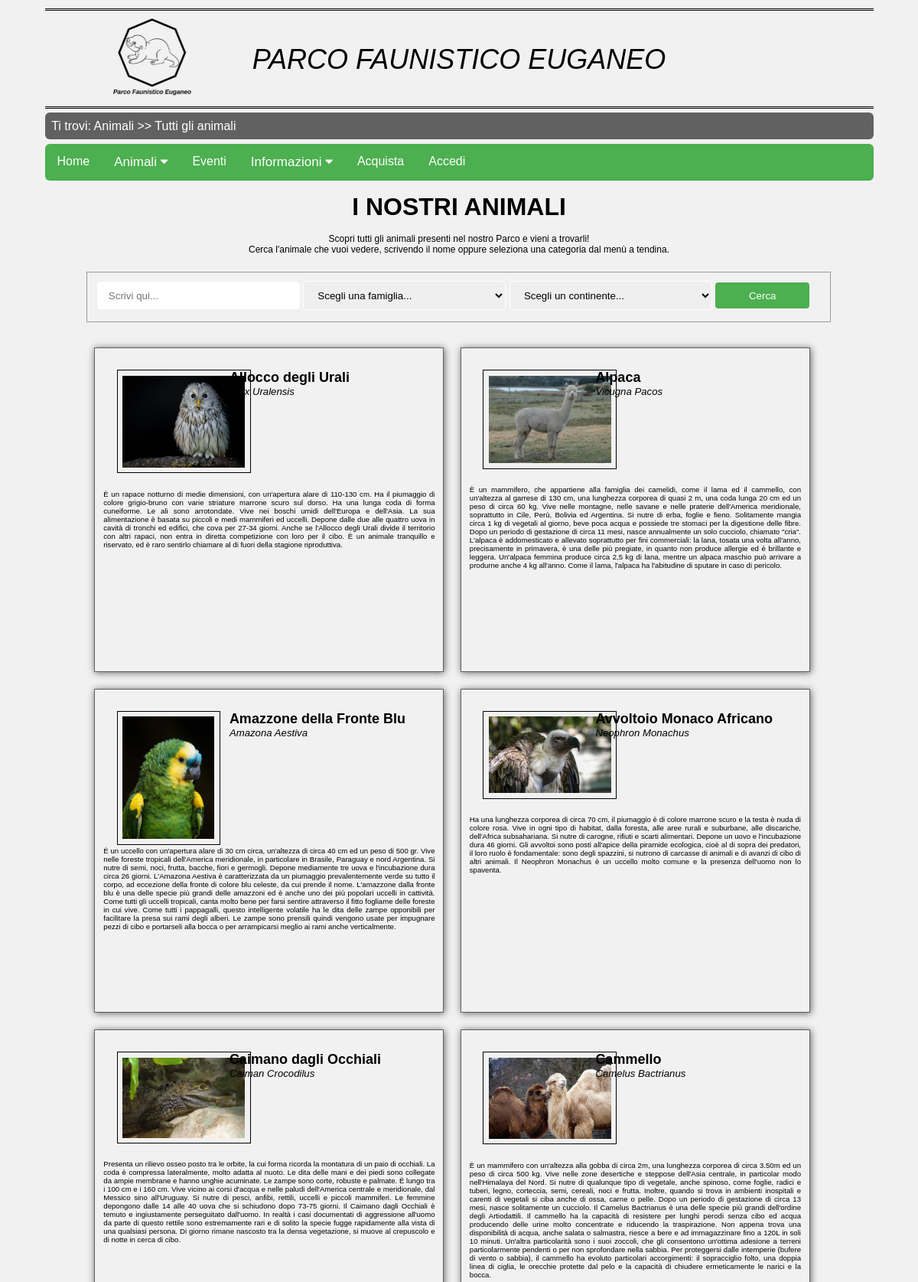
The app's page /PAGES/animali.php (upper part) with its own data.
### tables this page shows
CREATE TABLE IF NOT EXISTS Animali (
    NomeComune varchar(30),
    NomeProprio varchar(20) NULL,
    NomeScientifico varchar(50),
    Famiglia varchar(20),
    SezioneParco varchar(20),
    DescrizioneAnimale text,
    Immagine text NULL,
    DescrizioneImmagine text NULL,
    PRIMARY KEY(NomeComune,Famiglia)
);

### PHP/sqlInteractions.php (called while the page is built, shortened)
<?php
	class sqlInteractions {
	public function apriConnessioneDB(){
		$this->connection = mysqli_connect(static::host,static::user,static::pass,static::dbName);
		if(!$this->connection){
			return false;
		}
		else{
			return true;
		}
	}
	public function getResultSearch() {
		$testo = $_POST['testo'];
        $famiglia = $_POST['scegliFamiglia'];
        $sezioneParco = $_POST['sezioneParco'];
		if($testo==null && $famiglia==null && $sezioneParco==null){
			$select = 'SELECT NomeComune, NomeScientifico, DescrizioneAnimale, Immagine, DescrizioneImmagine FROM Animali WHERE Famiglia!=\'Cuccioli\' ORDER BY NomeComune ASC';
		}
		$selectResult = mysqli_query($this->connection,$select);
		if(mysqli_num_rows($selectResult)==0){
			return null;
		}
		else{
			$animali = array();
			while($row=mysqli_fetch_assoc($selectResult)){
				$arraySingoloAnimale = array('NomeComune'=>$row['NomeComune'],'NomeScientifico'=>$row['NomeScientifico'],'DescrizioneAnimale'=>$row['DescrizioneAnimale'],'Immagine'=>$row['Immagine'],'DescrizioneImmagine'=>$row['DescrizioneImmagine']);
				array_push($animali,$arraySingoloAnimale);
			}
			return $animali;
		}
	}
}
?>

### PAGES/animali.php (the view, shortened to what this page needs)
<?php
    require_once "../PHP/modulesInit.php";
    require_once "../PHP/sqlInteractions.php";
    $oggettoPagina = new sqlInteractions();
    $connessione = $oggettoPagina->apriConnessioneDB();
    if($connessione){
        $animali = $oggettoPagina->getResultSearch();
        $stringaAnimali = "";
        if($animali==null){
            $stringaAnimali .= "<p class=\"messaggio\">Non abbiamo trovato nessun animale collegato alla tua ricerca.<br />Pu&ograve; essere che non siano presenti gli animali che cerchi in questo momento al Parco Faunistico Euganeo.</p>";
        }
        else{
            $stringaAnimali .= "<div id=\"risultatiAnimali\">";
            foreach($animali as $animals){
                $stringaAnimali .= "<div class=\"containerAnimal\">
                                    <div class=\"photoAnimal\"><img src=\"".$animals['Immagine']."\" alt=\"".$animals['DescrizioneImmagine']."\" /></div>
                                    <div class=\"nameAnimal\">".$animals['NomeComune']."</div>
                                    <div class=\"scientificNameAnimal\">".$animals['NomeScientifico']."</div>
                                    <div class=\"descAnimal\">".$animals['DescrizioneAnimale']."</div>
                                    </div>";
                }
            $stringaAnimali .= "</div>
                                <div class=\"clear\"></div>";
        }
    }
    else{
        $stringaAnimali = "<p class=\"errorMessage\">Connessione al database degli animali fallita. Per favore, riprova.</p>";
    }
    $output = file_get_contents("../HTML/animali.html");
    $output = str_replace('<a href="animali.php">','</a>',$output);
    $output = str_replace("<menu></menu>",modulesInit::menu(),$output);
    $output = str_replace("<breadcrumb></breadcrumb>",modulesInit::breadcrumb('Animali >> Tutti gli animali'),$output);
    $output = str_replace("<tuttiAnimali></tuttiAnimali>",$stringaAnimali,$output);
    echo $output;
?>

### CSS/cssGenerale.css (style rules this page uses)
* { margin: auto; }
html, body { font-family: Verdana, Arial, Helvetica, sans-serif; font-size: 100%; max-width: 95%; margin: auto; padding: 0; height: 100%; }
body { background-color: #F1F1F1; }
abbr, a, a:hover { text-decoration: none; }
.titolo { text-align: center; font-weight: bolder; display: block; padding: 1.5%; font-size: 2em; }
#header a { color: #000000; text-decoration: none; }
#header { font-size: 100%; max-width: 100%; margin: 1% 0 0 0; border-top: 3px double #000000; border-bottom: 3px double #000000; overflow: auto; }
.logoHeader { float: left; width: 10%; height: auto; margin-left: 8%; }
#header .nomeSito { font-family: Verdana, Arial, Helvetica, sans-serif; font-size: 3vw; font-style: italic; text-align: center; color: #000000; padding-top: 4%; margin-right: 18%; }

### CSS/animali.css (style rules this page uses)
#ricercaAnimali p, #introCuccioli p { width: 90%; text-align: center; font-size: 1vw; }
#risultatiAnimali, #risultatiCuccioli { width: 100%; margin-left: 5%; }
.containerAnimal { width: 40%; padding: 1%; margin: 1%; float: left; border: 1px solid#616161; height: 25em; -webkit-box-shadow: 1px 1px 9px 0px rgba(97,97,97,1); -moz-box-shadow: 1px 1px 9px 0px rgba(97,97,97,1); box-shadow: 1px 1px 9px 0px rgba(97,97,97,1); }
.photoAnimal { width: 30%; float: left; max-height: 10em; margin: 4%; text-align: center; }
.photoAnimal img { max-height: 10em; max-width: 10em; border: 1px solid #000000; padding: 5%; }
.nameAnimal { padding-top: 4%; font-weight: bold; font-size: 1.5vw; }
.scientificNameAnimal { font-style: italic; font-size: 1.1vw; }
.descAnimal { text-align: justify; font-size: 0.8vw; clear:both; }
#formRicerca { width: 90%; padding: 2%; }
input[type=text], select { width: 28%; padding: 1% 1.5%; margin: 0.5% 0; display: inline-block; border: 1px solid #FFFFFF; border-radius: 4px; box-sizing: border-box; }
#inviaRicerca { width: 13%; background-color: #4CAF50; color: white; padding: 1% 1.5%; margin: 0.5% 0; border: none; border-radius: 4px; cursor: pointer; }

### records on screen
animali: Immagine (picture), NomeComune "Allocco degli Urali", NomeScientifico "Strix Uralensis", DescrizioneAnimale "È un rapace notturno di medie dimensioni, con un'apertura alare di 110-130 cm. Ha il piumaggio di colore grigio-bruno con varie striature marrone scuro sul dorso. Ha una lunga coda di forma cuneiforme. Le ali sono arrotondate. Vive nei boschi umidi dell'Europa e dell'Asia. La sua alimentazione è basata su piccoli e medi mammiferi ed uccelli. Depone dalle due alle quattro uova in cavità di tronchi ed edifici, che cova per 27-34 giorni. Anche se l'Allocco degli Urali divide il territorio con altri rapaci, non entra in diretta competizione con loro per il cibo. È un animale tranquillo e riservato, ed è raro sentirlo chiamare al di fuori della stagione riproduttiva."
animali: Immagine (picture), NomeComune "Alpaca", NomeScientifico "Vicugna Pacos", DescrizioneAnimale "È un mammifero, che appartiene alla famiglia dei camelidi, come il lama ed il cammello, con un'altezza al garrese di 130 cm, una lunghezza corporea di quasi 2 m, una coda lunga 20 cm ed un peso di circa 60 kg. Vive nelle montagne, nelle savane e nelle praterie dell'America meridionale, soprattutto in Cile, Perù, Bolivia ed Argentina. Si nutre di erba, foglie e fieno. Solitamente mangia circa 1 kg di vegetali al giorno, beve poca acqua e possiede tre stomaci per la digestione delle fibre. Dopo un periodo di gestazione di circa 11 mesi, nasce annualmente un solo cucciolo, chiamato \"cria\". L'alpaca è addomesticato e allevato soprattutto per fini commerciali: la lana, tosata una volta all'anno,…"
animali: Immagine (picture), NomeComune "Amazzone della Fronte Blu", NomeScientifico "Amazona Aestiva", DescrizioneAnimale "È un uccello con un'apertura alare di 30 cm circa, un'altezza di circa 40 cm ed un peso di 500 gr. Vive nelle foreste tropicali dell'America meridionale, in particolare in Brasile, Paraguay e nord Argentina. Si nutre di semi, noci, frutta, bacche, fiori e germogli. Depone mediamente tre uova e l'incubazione dura circa 26 giorni. L'Amazona Aestiva è caratterizzata da un piumaggio prevalentemente verde su tutto il corpo, ad eccezione della fronte di colore blu celeste, da cui prende il nome. L'amazzone dalla fronte blu è una delle specie più grandi delle amazzoni ed è anche uno dei più popolari uccelli in cattività. Come tutti gli uccelli tropicali, canta molto bene per farsi sentire…"
animali: Immagine (picture), NomeComune "Avvoltoio Monaco Africano", NomeScientifico "Neophron Monachus", DescrizioneAnimale "Ha una lunghezza corporea di circa 70 cm, il piumaggio è di colore marrone scuro e la testa è nuda di colore rosa. Vive in ogni tipo di habitat, dalla foresta, alle aree rurali e suburbane, alle discariche, dell'Africa subsahariana. Si nutre di carogne, rifiuti e scarti alimentari. Depone un uovo e l'incubazione dura 46 giorni. Gli avvoltoi sono posti all'apice della piramide ecologica, cioè al di sopra dei predatori, il loro ruolo è fondamentale: sono degli spazzini, si nutrono di carcasse di animali e di avanzi di cibo di altri animali. Il Neophron Monachus è un uccello molto comune e la presenza dell'uomo non lo spaventa."
animali: Immagine (picture), NomeComune "Caimano dagli Occhiali", NomeScientifico "Caiman Crocodilus", DescrizioneAnimale "Presenta un rilievo osseo posto tra le orbite, la cui forma ricorda la montatura di un paio di occhiali. La coda è compressa lateralmente, molto adatta al nuoto. Le dita delle mani e dei piedi sono collegate da ampie membrane e hanno unghie acuminate. Le zampe sono corte, robuste e palmate. È lungo tra i 100 cm e i 160 cm. Vive vicino ai corsi d'acqua e nelle paludi dell'America centrale e meridionale, dal Messico sino all'Uruguay. Si nutre di pesci, anfibi, rettili, uccelli e piccoli mammiferi. Le femmine depongono dalle 14 alle 40 uova che si schiudono dopo 73-75 giorni. Il Caimano dagli Occhiali è temuto e ingiustamente perseguitato dall'uomo. In realtà i casi documentati di aggressione…"
animali: Immagine (picture), NomeComune "Cammello", NomeScientifico "Camelus Bactrianus", DescrizioneAnimale "È un mammifero con un'altezza alla gobba di circa 2m, una lunghezza corporea di circa 3.50m ed un peso di circa 500 kg. Vive nelle zone desertiche e steppose dell'Asia centrale, in particolar modo nell'Himalaya del Nord. Si nutre di qualunque tipo di vegetale, anche spinoso, come foglie, radici e tuberi, legno, corteccia, semi, cereali, noci e frutta. Inoltre, quando si trova in ambienti inospitali e carenti di vegetali si ciba anche di ossa, carne o pelle. Dopo un periodo di gestazione di circa 13 mesi, nasce solitamente un cucciolo. Il Camelus Bactrianus è una delle specie più grandi dell'ordine degli Artiodattili. Il cammello ha la capacità di resistere per lunghi perodi senza cibo ed…"

### other values on screen
$breadcrumb "Ti trovi: Animali >> Tutti gli animali"
